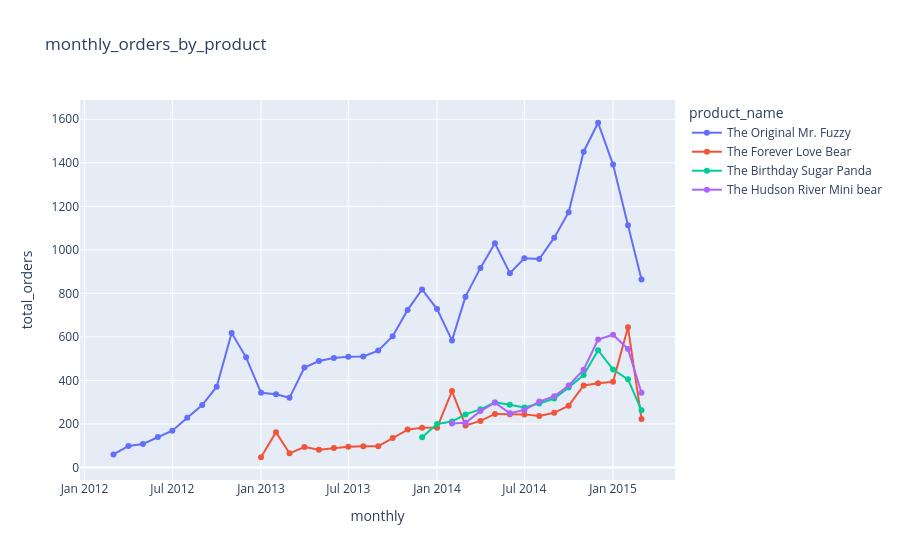

The code cell stored with this chart in its notebook:
### Code cell
fig = px.line(product_performance_data, x='monthly', y='total_orders', color='product_name', markers=True, title = 'monthly_orders_by_product')
fig.show()

### Figure 1 — Plotly figure (JSON) as saved in the notebook; plotly's stock layout.template omitted (floating-point values rounded to 4 significant figures)
{"data": [{"hovertemplate": "product_name=The Original Mr. Fuzzy<br>monthly=%{x}<br>total_orders=%{y}<extra></extra>", "legendgroup": "The Original Mr. Fuzzy", "line": {"color": "#636efa", "dash": "solid"}, "marker": {"symbol": "circle"}, "mode": "lines+markers", "name": "The Original Mr. Fuzzy", "orientation": "v", "showlegend": true, "type": "scatter", "x": ["2012-03", "2012-04", "2012-05", "2012-06", "2012-07", "2012-08", "2012-09", "2012-10", "2012-11", "2012-12", "2013-01", "2013-02", "2013-03", "2013-04", "2013-05", "2013-06", "2013-07", "2013-08", "2013-09", "2013-10", "2013-11", "2013-12", "2014-01", "2014-02", "2014-03", "2014-04", "2014-05", "2014-06", "2014-07", "2014-08", "2014-09", "2014-10", "2014-11", "2014-12", "2015-01", "2015-02", "2015-03"], "xaxis": "x", "y": [60, 99, 108, 140, 169, 228, 287, 371, 618, 506, 343, 336, 320, 459, 489, 503, 509, 510, 537, 603, 724, 818, 728, 584, 785, 917, 1030, 893, 961, 958, 1056, 1173, 1451, 1584, 1392, 1113, 864], "yaxis": "y"}, {"hovertemplate": "product_name=The Forever Love Bear<br>monthly=%{x}<br>total_orders=%{y}<extra></extra>", "legendgroup": "The Forever Love Bear", "line": {"color": "#EF553B", "dash": "solid"}, "marker": {"symbol": "circle"}, "mode": "lines+markers", "name": "The Forever Love Bear", "orientation": "v", "showlegend": true, "type": "scatter", "x": ["2013-01", "2013-02", "2013-03", "2013-04", "2013-05", "2013-06", "2013-07", "2013-08", "2013-09", "2013-10", "2013-11", "2013-12", "2014-01", "2014-02", "2014-03", "2014-04", "2014-05", "2014-06", "2014-07", "2014-08", "2014-09", "2014-10", "2014-11", "2014-12", "2015-01", "2015-02", "2015-03"], "xaxis": "x", "y": [47, 162, 65, 94, 82, 90, 95, 98, 98, 135, 174, 183, 183, 351, 193, 214, 246, 245, 244, 237, 251, 284, 377, 387, 394, 644, 223], "yaxis": "y"}, {"hovertemplate": "product_name=The Birthday Sugar Panda<br>monthly=%{x}<br>total_orders=%{y}<extra></extra>", "legendgroup": "The Birthday Sugar Panda", "line": {"color": "#00cc96", "dash": "solid"}, "marker": {"symbol": "circle"}, "mode": "lines+markers", "name": "The Birthday Sugar Panda", "orientation": "v", "showlegend": true, "type": "scatter", "x": ["2013-12", "2014-01", "2014-02", "2014-03", "2014-04", "2014-05", "2014-06", "2014-07", "2014-08", "2014-09", "2014-10", "2014-11", "2014-12", "2015-01", "2015-02", "2015-03"], "xaxis": "x", "y": [139, 200, 211, 244, 267, 299, 288, 276, 294, 317, 368, 425, 539, 450, 405, 263], "yaxis": "y"}, {"hovertemplate": "product_name=The Hudson River Mini bear<br>monthly=%{x}<br>total_orders=%{y}<extra></extra>", "legendgroup": "The Hudson River Mini bear", "line": {"color": "#ab63fa", "dash": "solid"}, "marker": {"symbol": "circle"}, "mode": "lines+markers", "name": "The Hudson River Mini bear", "orientation": "v", "showlegend": true, "type": "scatter", "x": ["2014-02", "2014-03", "2014-04", "2014-05", "2014-06", "2014-07", "2014-08", "2014-09", "2014-10", "2014-11", "2014-12", "2015-01", "2015-02", "2015-03"], "xaxis": "x", "y": [202, 205, 259, 298, 249, 264, 303, 327, 377, 449, 588, 610, 544, 343], "yaxis": "y"}], "layout": {"legend": {"title": {"text": "product_name"}, "tracegroupgap": 0}, "title": {"text": "monthly_orders_by_product"}, "xaxis": {"anchor": "y", "domain": [0, 1], "title": {"text": "monthly"}}, "yaxis": {"anchor": "x", "domain": [0, 1], "title": {"text": "total_orders"}}}}
